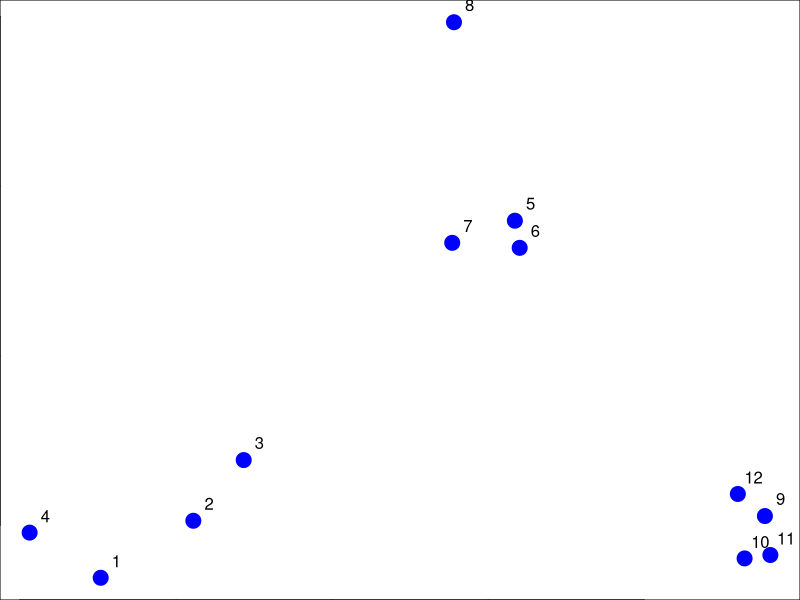
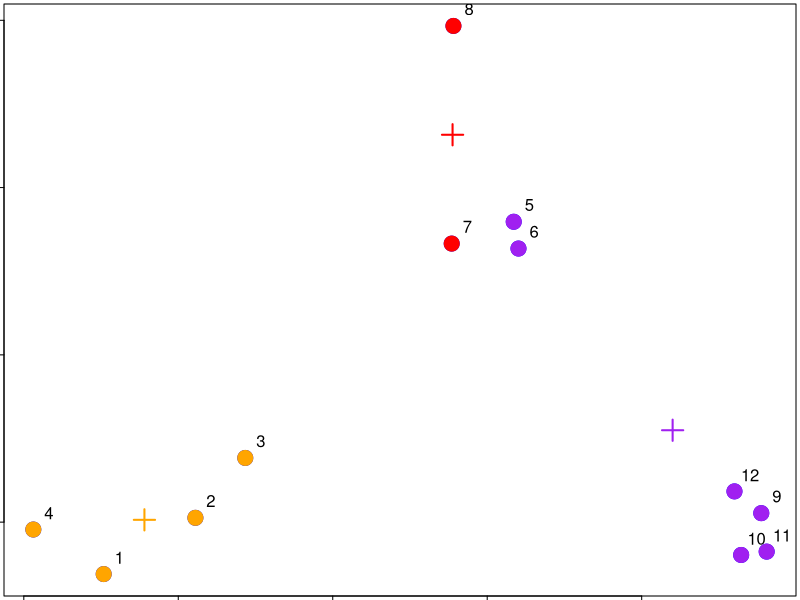
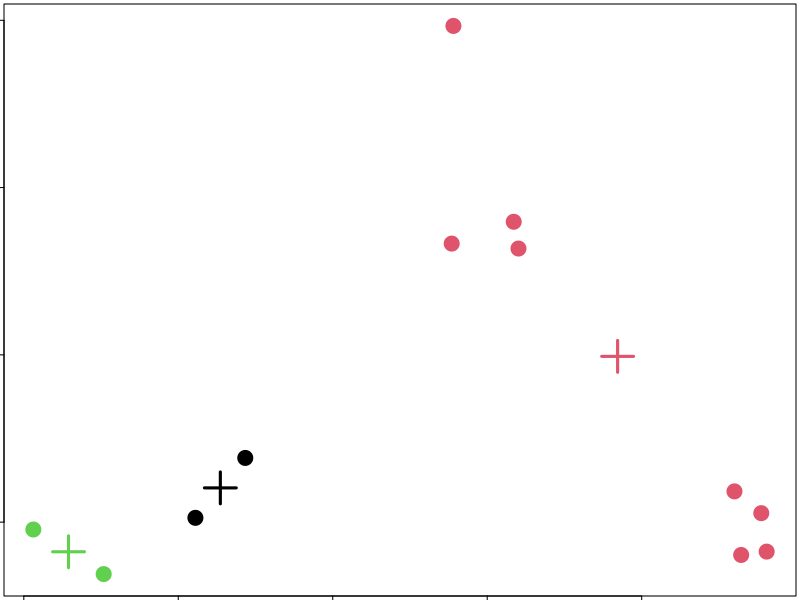
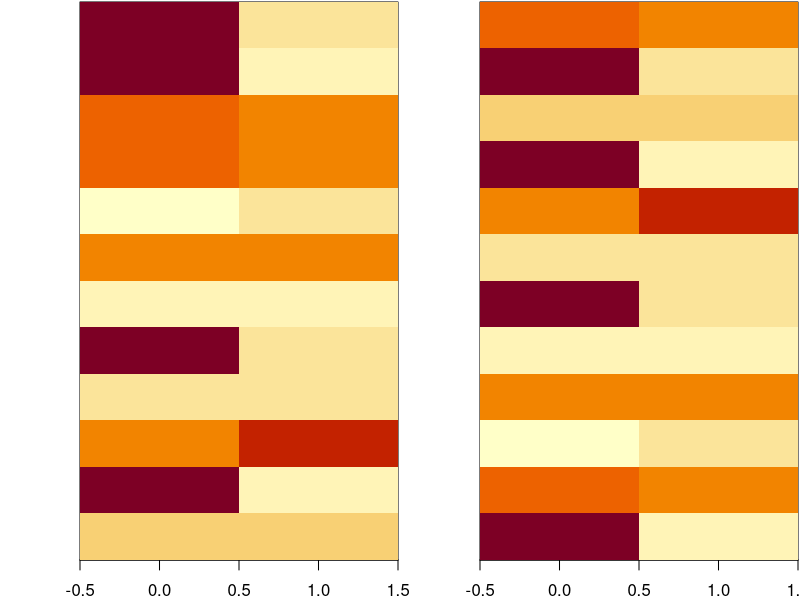

Source code (R) for these figures, in order:
#kmeans.R
# Source:
# https://github.com/DataScienceSpecialization/courses/blob/master/04_ExploratoryAnalysis/kmeansClustering/index.Rmd

# Sample code from K-Means Clustering Lectures

# Lecture 1
set.seed(1234)
par(mar=c(0,0,0,0))
x <- rnorm(12,mean=rep(1:3,each=4),sd=0.2)
y <- rnorm(12,mean=rep(c(1,2,1),each=4),sd=0.2)
plot(x,y,col="blue",pch=19,cex=2)
text(x+0.05,y+0.05,labels=as.character(1:12))

# Starting centroids
par(mar=rep(0.2,4))
plot(x,y,col="blue",pch=19,cex=2)
cols1 <- c("red","orange","purple")
text(x+0.05,y+0.05,labels=as.character(1:12))


cx <- c(1,1.8,2.5)
cy <- c(2,1,1.5)

## Find the closest centroid
distTmp <- matrix(NA,nrow=3,ncol=12)
distTmp[1,] <- (x-cx[1])^2 + (y-cy[1])^2
distTmp[2,] <- (x-cx[2])^2 + (y-cy[2])^2
distTmp[3,] <- (x-cx[3])^2 + (y-cy[3])^2
newClust <- apply(distTmp,2,which.min)
newCx <- tapply(x,newClust,mean)
newCy <- tapply(y,newClust,mean)

## Iteration 2
distTmp <- matrix(NA,nrow=3,ncol=12)
distTmp[1,] <- (x-newCx[1])^2 + (y-newCy[1])^2
distTmp[2,] <- (x-newCx[2])^2 + (y-newCy[2])^2
distTmp[3,] <- (x-newCx[3])^2 + (y-newCy[3])^2
finalClust <- apply(distTmp,2,which.min)

## Final centroids
finalCx <- tapply(x,finalClust,mean)
finalCy <- tapply(y,finalClust,mean)
points(finalCx,finalCy,col=cols1,pch=3,cex=2,lwd=2)

points(x,y,pch=19,cex=2,col=cols1[finalClust])


dataFrame <- data.frame(x,y)
kmeansObj <- kmeans(dataFrame, centers = 3)

# Show the objects inside the kmeans object
names(kmeansObj)

# Look at a specific one

# Show which cluster each data point belongs to
kmeansObj$cluster

# Plot the clusters
par(mar = rep(0.2, 4))
plot(x, y, col = kmeansObj$cluster, pch = 19, cex = 2)

# Add the centers
points(kmeansObj$centers, col=1:3, pch=3, cex = 3, lwd = 3)

# Try Heatmaps

# Keep this repeatable
set.seed(1234)
dataMatrix <- as.matrix(dataFrame)[sample(1:12), ]
kmeansObj2 <- kmeans(dataMatrix, centers = 3)
par(mfrow = c(1, 2), mar = c(2, 4, 0.1, 0.1))
image(t(dataMatrix)[, nrow(dataMatrix):1], yaxt = "n")
image(t(dataMatrix)[, order(kmeansObj$cluster)], yaxt = "n")


